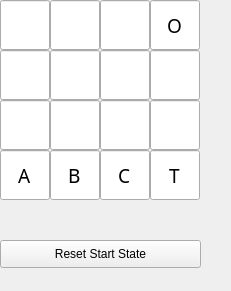
   <widget class="QWidget" name="widget_2" native="true">
    <property name="geometry">
     <rect>
      <x>550</x>
      <y>20</y>
      <width>231</width>
      <height>291</height>
     </rect>
    </property>
    <widget class="QLineEdit" name="lineEdit">
     <property name="geometry">
      <rect>
       <x>0</x>
       <y>0</y>
       <width>50</width>
       <height>50</height>
      </rect>
     </property>
     <property name="font">
      <font>
       <family>Adobe Devanagari</family>
       <pointsize>14</pointsize>
       <weight>50</weight>
       <bold>false</bold>
      </font>
     </property>
     <property name="layoutDirection">
      <enum>Qt::LeftToRight</enum>
     </property>
     <property name="maxLength">
      <number>1</number>
     </property>
     <property name="alignment">
      <set>Qt::AlignCenter</set>
     </property>
    </widget>
    <widget class="QLineEdit" name="lineEdit_2">
     <property name="geometry">
      <rect>
       <x>50</x>
       <y>0</y>
       <width>50</width>
       <height>50</height>
      </rect>
     </property>
     <property name="font">
      <font>
       <family>Adobe Devanagari</family>
       <pointsize>14</pointsize>
       <weight>50</weight>
       <bold>false</bold>
      </font>
     </property>
     <property name="layoutDirection">
      <enum>Qt::LeftToRight</enum>
     </property>
     <property name="maxLength">
      <number>1</number>
     </property>
     <property name="alignment">
      <set>Qt::AlignCenter</set>
     </property>
    </widget>
    <widget class="QLineEdit" name="lineEdit_3">
     <property name="geometry">
      <rect>
       <x>100</x>
       <y>0</y>
       <width>50</width>
       <height>50</height>
      </rect>
     </property>
     <property name="font">
      <font>
       <family>Adobe Devanagari</family>
       <pointsize>14</pointsize>
       <weight>50</weight>
       <bold>false</bold>
      </font>
     </property>
     <property name="layoutDirection">
      <enum>Qt::LeftToRight</enum>
     </property>
     <property name="maxLength">
      <number>1</number>
     </property>
     <property name="alignment">
      <set>Qt::AlignCenter</set>
     </property>
    </widget>
    <widget class="QLineEdit" name="lineEdit_4">
     <property name="geometry">
      <rect>
       <x>150</x>
       <y>0</y>
       <width>50</width>
       <height>50</height>
      </rect>
     </property>
     <property name="font">
      <font>
       <family>Adobe Devanagari</family>
       <pointsize>14</pointsize>
       <weight>50</weight>
       <bold>false</bold>
      </font>
     </property>
     <property name="layoutDirection">
      <enum>Qt::LeftToRight</enum>
     </property>
     <property name="text">
      <string>O</string>
     </property>
     <property name="maxLength">
      <number>1</number>
     </property>
     <property name="alignment">
      <set>Qt::AlignCenter</set>
     </property>
    </widget>
    <widget class="QLineEdit" name="lineEdit_5">
     <property name="geometry">
      <rect>
       <x>0</x>
       <y>50</y>
       <width>50</width>
       <height>50</height>
      </rect>
     </property>
     <property name="font">
      <font>
       <family>Adobe Devanagari</family>
       <pointsize>14</pointsize>
       <weight>50</weight>
       <bold>false</bold>
      </font>
     </property>
     <property name="layoutDirection">
      <enum>Qt::LeftToRight</enum>
     </property>
     <property name="maxLength">
      <number>1</number>
     </property>
     <property name="alignment">
      <set>Qt::AlignCenter</set>
     </property>
    </widget>
    <widget class="QLineEdit" name="lineEdit_6">
     <property name="geometry">
      <rect>
       <x>50</x>
       <y>50</y>
       <width>50</width>
       <height>50</height>
      </rect>
     </property>
     <property name="font">
      <font>
       <family>Adobe Devanagari</family>
       <pointsize>14</pointsize>
       <weight>50</weight>
       <bold>false</bold>
      </font>
     </property>
     <property name="layoutDirection">
      <enum>Qt::LeftToRight</enum>
     </property>
     <property name="maxLength">
      <number>1</number>
     </property>
     <property name="alignment">
      <set>Qt::AlignCenter</set>
     </property>
    </widget>
    <widget class="QLineEdit" name="lineEdit_7">
     <property name="geometry">
      <rect>
       <x>100</x>
       <y>50</y>
       <width>50</width>
       <height>50</height>
      </rect>
     </property>
     <property name="font">
      <font>
       <family>Adobe Devanagari</family>
       <pointsize>14</pointsize>
       <weight>50</weight>
       <bold>false</bold>
      </font>
     </property>
     <property name="layoutDirection">
      <enum>Qt::LeftToRight</enum>
     </property>
     <property name="maxLength">
      <number>1</number>
     </property>
     <property name="alignment">
      <set>Qt::AlignCenter</set>
     </property>
    </widget>
    <widget class="QLineEdit" name="lineEdit_8">
     <property name="geometry">
      <rect>
       <x>150</x>
       <y>50</y>
       <width>50</width>
       <height>50</height>
      </rect>
     </property>
     <property name="font">
      <font>
       <family>Adobe Devanagari</family>
       <pointsize>14</pointsize>
       <weight>50</weight>
       <bold>false</bold>
      </font>
     </property>
     <property name="layoutDirection">
      <enum>Qt::LeftToRight</enum>
     </property>
     <property name="maxLength">
      <number>1</number>
     </property>
     <property name="alignment">
      <set>Qt::AlignCenter</set>
     </property>
    </widget>
    <widget class="QLineEdit" name="lineEdit_9">
     <property name="geometry">
      <rect>
       <x>0</x>
       <y>100</y>
       <width>50</width>
       <height>50</height>
      </rect>
     </property>
     <property name="font">
      <font>
       <family>Adobe Devanagari</family>
       <pointsize>14</pointsize>
       <weight>50</weight>
       <bold>false</bold>
      </font>
     </property>
     <property name="layoutDirection">
      <enum>Qt::LeftToRight</enum>
     </property>
     <property name="maxLength">
      <number>1</number>
     </property>
     <property name="alignment">
      <set>Qt::AlignCenter</set>
     </property>
    </widget>
    <widget class="QLineEdit" name="lineEdit_10">
     <property name="geometry">
      <rect>
       <x>50</x>
       <y>100</y>
       <width>50</width>
       <height>50</height>
      </rect>
     </property>
     <property name="font">
      <font>
       <family>Adobe Devanagari</family>
       <pointsize>14</pointsize>
       <weight>50</weight>
       <bold>false</bold>
      </font>
     </property>
     <property name="layoutDirection">
      <enum>Qt::LeftToRight</enum>
     </property>
     <property name="maxLength">
      <number>1</number>
     </property>
     <property name="alignment">
      <set>Qt::AlignCenter</set>
     </property>
    </widget>
    <widget class="QLineEdit" name="lineEdit_11">
     <property name="geometry">
      <rect>
       <x>100</x>
       <y>100</y>
       <width>50</width>
       <height>50</height>
      </rect>
     </property>
     <property name="font">
      <font>
       <family>Adobe Devanagari</family>
       <pointsize>14</pointsize>
       <weight>50</weight>
       <bold>false</bold>
      </font>
     </property>
     <property name="layoutDirection">
      <enum>Qt::LeftToRight</enum>
     </property>
     <property name="maxLength">
      <number>1</number>
     </property>
     <property name="alignment">
      <set>Qt::AlignCenter</set>
     </property>
    </widget>
    <widget class="QLineEdit" name="lineEdit_12">
     <property name="geometry">
      <rect>
       <x>150</x>
       <y>100</y>
       <width>50</width>
       <height>50</height>
      </rect>
     </property>
     <property name="font">
      <font>
       <family>Adobe Devanagari</family>
       <pointsize>14</pointsize>
       <weight>50</weight>
       <bold>false</bold>
      </font>
     </property>
     <property name="layoutDirection">
      <enum>Qt::LeftToRight</enum>
     </property>
     <property name="maxLength">
      <number>1</number>
     </property>
     <property name="alignment">
      <set>Qt::AlignCenter</set>
     </property>
    </widget>
    <widget class="QLineEdit" name="lineEdit_13">
     <property name="geometry">
      <rect>
       <x>0</x>
       <y>150</y>
       <width>50</width>
       <height>50</height>
      </rect>
     </property>
     <property name="font">
      <font>
       <family>Adobe Devanagari</family>
       <pointsize>14</pointsize>
       <weight>50</weight>
       <bold>false</bold>
      </font>
     </property>
     <property name="layoutDirection">
      <enum>Qt::LeftToRight</enum>
     </property>
     <property name="text">
      <string>A</string>
     </property>
     <property name="maxLength">
      <number>1</number>
     </property>
     <property name="alignment">
      <set>Qt::AlignCenter</set>
     </property>
    </widget>
    <widget class="QLineEdit" name="lineEdit_14">
     <property name="geometry">
      <rect>
       <x>50</x>
       <y>150</y>
       <width>50</width>
       <height>50</height>
      </rect>
     </property>
     <property name="font">
      <font>
       <family>Adobe Devanagari</family>
       <pointsize>14</pointsize>
       <weight>50</weight>
       <bold>false</bold>
      </font>
     </property>
     <property name="layoutDirection">
      <enum>Qt::LeftToRight</enum>
     </property>
     <property name="text">
      <string>B</string>
     </property>
     <property name="maxLength">
      <number>1</number>
     </property>
     <property name="alignment">
      <set>Qt::AlignCenter</set>
     </property>
    </widget>
    <widget class="QLineEdit" name="lineEdit_15">
     <property name="geometry">
      <rect>
       <x>100</x>
       <y>150</y>
       <width>50</width>
       <height>50</height>
      </rect>
     </property>
     <property name="font">
      <font>
       <family>Adobe Devanagari</family>
       <pointsize>14</pointsize>
       <weight>50</weight>
       <bold>false</bold>
      </font>
     </property>
     <property name="layoutDirection">
      <enum>Qt::LeftToRight</enum>
     </property>
     <property name="text">
      <string>C</string>
     </property>
     <property name="maxLength">
      <number>1</number>
     </property>
     <property name="alignment">
      <set>Qt::AlignCenter</set>
     </property>
    </widget>
    <widget class="QLineEdit" name="lineEdit_16">
     <property name="geometry">
      <rect>
       <x>150</x>
       <y>150</y>
       <width>50</width>
       <height>50</height>
      </rect>
     </property>
     <property name="font">
      <font>
       <family>Adobe Devanagari</family>
       <pointsize>14</pointsize>
       <weight>50</weight>
       <bold>false</bold>
      </font>
     </property>
     <property name="layoutDirection">
      <enum>Qt::LeftToRight</enum>
     </property>
     <property name="text">
      <string>T</string>
     </property>
     <property name="maxLength">
      <number>1</number>
     </property>
     <property name="alignment">
      <set>Qt::AlignCenter</set>
     </property>
    </widget>
    <widget class="QPushButton" name="resetbtn">
     <property name="geometry">
      <rect>
       <x>0</x>
       <y>240</y>
       <width>201</width>
       <height>28</height>
      </rect>
     </property>
     <property name="cursor">
      <cursorShape>PointingHandCursor</cursorShape>
     </property>
     <property name="text">
      <string>Reset Start State</string>
     </property>
    </widget>
    <zorder>lineEdit_8</zorder>
    <zorder>lineEdit_7</zorder>
    <zorder>lineEdit</zorder>
    <zorder>lineEdit_2</zorder>
    <zorder>lineEdit_3</zorder>
    <zorder>lineEdit_4</zorder>
    <zorder>lineEdit_5</zorder>
    <zorder>lineEdit_6</zorder>
    <zorder>lineEdit_9</zorder>
    <zorder>lineEdit_10</zorder>
    <zorder>lineEdit_11</zorder>
    <zorder>lineEdit_12</zorder>
    <zorder>lineEdit_13</zorder>
    <zorder>lineEdit_14</zorder>
    <zorder>lineEdit_15</zorder>
    <zorder>lineEdit_16</zorder>
    <zorder>resetbtn</zorder>
   </widget>
